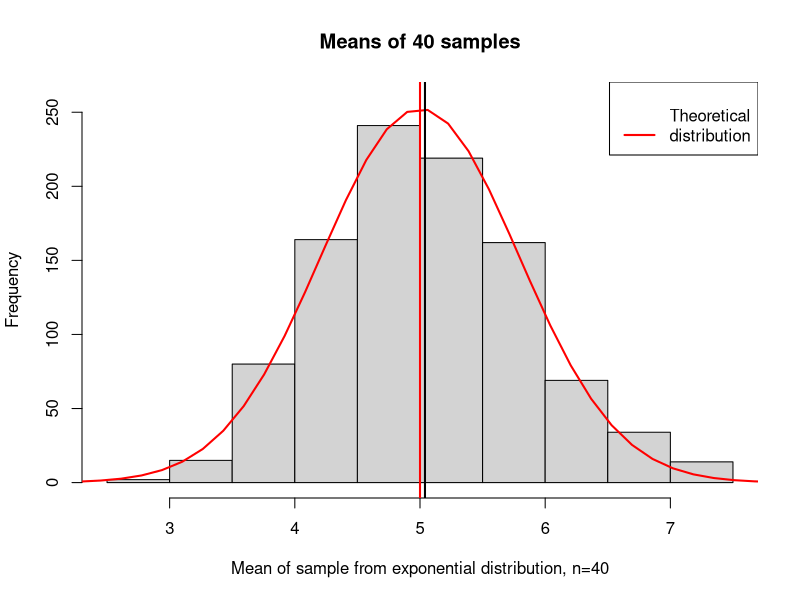

Generate this figure with R:
## ---- chunk 1
set.seed(94692)
sim <- rep(NA, 1000)
for (i in c(1:1000)) {
    sim[i] = mean(rexp(40, 0.2))
}
## ---- chunk 2
mean(sim)
## ---- chunk 3
var(sim)
## ---- chunk 4
# histogram
h <- hist(sim, xlab="Mean of sample from exponential distribution, n=40", ylim=c(0,260), main="Means of 40 samples")
# create theoretical sampling distribution
xfit <- seq(0, 8, length = 50) 
yfit <- dnorm(xfit, mean = 5, sd = 5/sqrt(40)) 
yfit <- yfit * diff(h$mids[1:2]) * length(sim) 
lines(xfit, yfit, col = "red", lwd = 2)
# legend
legend("topright", legend=c("Theoretical\ndistribution\n"), col="red", lwd=2)
# mean markers
abline(v = mean(sim), lwd=2)
abline(v = 5, col="red", lwd=2)
